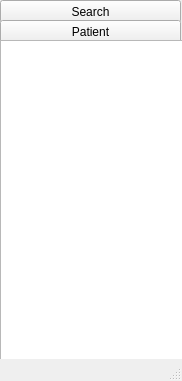
<?xml version="1.0" encoding="UTF-8"?>
<ui version="4.0">
 <class>Component1</class>
 <widget class="QMainWindow" name="Component1">
  <property name="geometry">
   <rect>
    <x>0</x>
    <y>0</y>
    <width>182</width>
    <height>381</height>
   </rect>
  </property>
  <property name="windowTitle">
   <string>MainWindow</string>
  </property>
  <widget class="QWidget" name="centralwidget">
   <widget class="QPushButton" name="pushButton">
    <property name="geometry">
     <rect>
      <x>0</x>
      <y>0</y>
      <width>181</width>
      <height>23</height>
     </rect>
    </property>
    <property name="text">
     <string>Search</string>
    </property>
   </widget>
   <widget class="QPushButton" name="pushButton_2">
    <property name="geometry">
     <rect>
      <x>0</x>
      <y>20</y>
      <width>181</width>
      <height>23</height>
     </rect>
    </property>
    <property name="text">
     <string>Patient</string>
    </property>
   </widget>
   <widget class="QListView" name="listView">
    <property name="geometry">
     <rect>
      <x>0</x>
      <y>40</y>
      <width>256</width>
      <height>341</height>
     </rect>
    </property>
    <property name="lineWidth">
     <number>3</number>
    </property>
   </widget>
  </widget>
  <widget class="QStatusBar" name="statusbar"/>
 </widget>
 <resources/>
 <connections/>
</ui>
